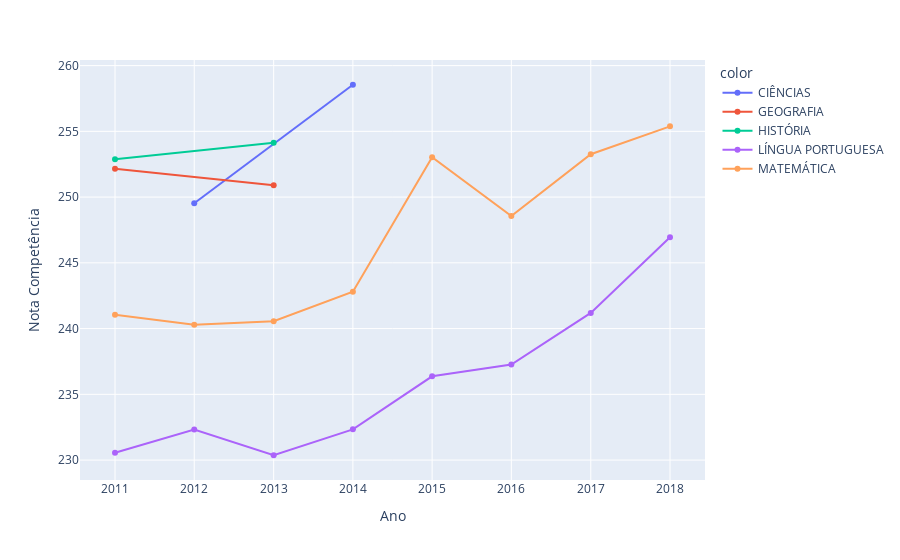

Notebook cell for this chart:
### Code cell
fig = go.Figure()
fig = (px.scatter(x=df_competencias['arquivo'],y=df_competencias['medprof'],
color=df_competencias['ds_comp'],labels={
    'x' : 'Ano',
    'y':'Nota Competência'
}).update_traces(mode='lines+markers'))
fig.show()

### Figure 1 — Plotly figure (JSON) as saved in the notebook; plotly's stock layout.template omitted (floating-point values rounded to 4 significant figures)
{"data": [{"hovertemplate": "color=CIÊNCIAS<br>Ano=%{x}<br>Nota Competência=%{y}<extra></extra>", "legendgroup": "CIÊNCIAS", "marker": {"color": "#636efa", "symbol": "circle"}, "mode": "lines+markers", "name": "CIÊNCIAS", "showlegend": true, "type": "scatter", "x": ["2012-01-01T00:00:00", "2014-01-01T00:00:00"], "xaxis": "x", "y": [249.5, 258.5], "yaxis": "y"}, {"hovertemplate": "color=GEOGRAFIA<br>Ano=%{x}<br>Nota Competência=%{y}<extra></extra>", "legendgroup": "GEOGRAFIA", "marker": {"color": "#EF553B", "symbol": "circle"}, "mode": "lines+markers", "name": "GEOGRAFIA", "showlegend": true, "type": "scatter", "x": ["2011-01-01T00:00:00", "2013-01-01T00:00:00"], "xaxis": "x", "y": [252.1, 250.9], "yaxis": "y"}, {"hovertemplate": "color=HISTÓRIA<br>Ano=%{x}<br>Nota Competência=%{y}<extra></extra>", "legendgroup": "HISTÓRIA", "marker": {"color": "#00cc96", "symbol": "circle"}, "mode": "lines+markers", "name": "HISTÓRIA", "showlegend": true, "type": "scatter", "x": ["2011-01-01T00:00:00", "2013-01-01T00:00:00"], "xaxis": "x", "y": [252.9, 254.1], "yaxis": "y"}, {"hovertemplate": "color=LÍNGUA PORTUGUESA<br>Ano=%{x}<br>Nota Competência=%{y}<extra></extra>", "legendgroup": "LÍNGUA PORTUGUESA", "marker": {"color": "#ab63fa", "symbol": "circle"}, "mode": "lines+markers", "name": "LÍNGUA PORTUGUESA", "showlegend": true, "type": "scatter", "x": ["2011-01-01T00:00:00", "2012-01-01T00:00:00", "2013-01-01T00:00:00", "2014-01-01T00:00:00", "2015-01-01T00:00:00", "2016-01-01T00:00:00", "2017-01-01T00:00:00", "2018-01-01T00:00:00"], "xaxis": "x", "y": [230.6, 232.3, 230.4, 232.3, 236.4, 237.3, 241.2, 247.0], "yaxis": "y"}, {"hovertemplate": "color=MATEMÁTICA<br>Ano=%{x}<br>Nota Competência=%{y}<extra></extra>", "legendgroup": "MATEMÁTICA", "marker": {"color": "#FFA15A", "symbol": "circle"}, "mode": "lines+markers", "name": "MATEMÁTICA", "showlegend": true, "type": "scatter", "x": ["2011-01-01T00:00:00", "2012-01-01T00:00:00", "2013-01-01T00:00:00", "2014-01-01T00:00:00", "2015-01-01T00:00:00", "2016-01-01T00:00:00", "2017-01-01T00:00:00", "2018-01-01T00:00:00"], "xaxis": "x", "y": [241.0, 240.3, 240.6, 242.8, 253.0, 248.6, 253.3, 255.4], "yaxis": "y"}], "layout": {"legend": {"title": {"text": "color"}, "tracegroupgap": 0}, "margin": {"t": 60}, "xaxis": {"anchor": "y", "domain": [0, 1], "title": {"text": "Ano"}}, "yaxis": {"anchor": "x", "domain": [0, 1], "title": {"text": "Nota Competência"}}}}
